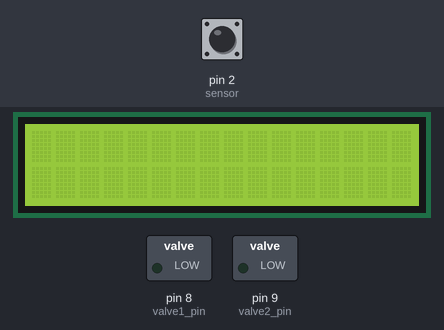
Recording of a sketch running on a simulated Arduino Uno, built with avr-gcc and run on an emulated ATmega328P. On the bench: 16×2 character LCD, switched loads named in the sketch (green lamp = pin HIGH). Dashed ring = blinking. Inputs (shaded band) come from the test bench; at power-on: pin 2 (sensor) HIGH. What the sketch prints to the serial monitor is not drawn.

Above: at 1.2 s.
1.3 s: pin 2 (sensor) driven LOW
At 2.1 s:
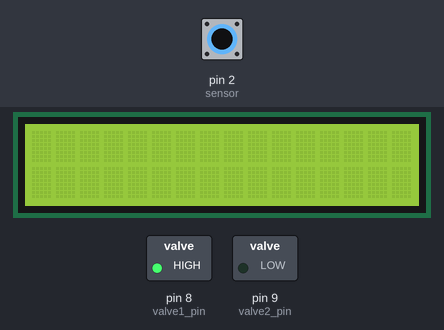
At 3.5 s:
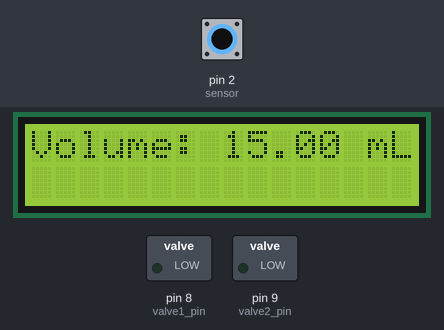
3.8 s: pin 2 (sensor) pulsed HIGH 5 times (0.12 s each, 0.3 s apart)
At 4.2 s:
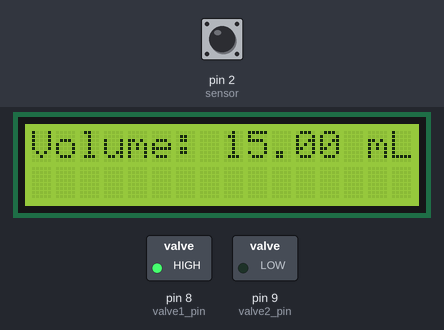
Timing chart, 0 to 36.4 s (numbered marks = the images above; inputs shaded):
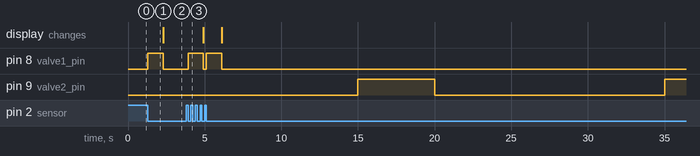

The sketch:

FINAL.ino
```cpp
#include <Servo.h>
#include <LiquidCrystal.h>

  //VARIABLES
  int sensor_out = 0;
  unsigned long time1=millis(); //set up time
  float volume = 0;
  int sensor_out_decision = 2;
  int valve1_pin = 8;
  int valve2_pin = 9;
  const int rs = 12, en = 11, d4 = 5, d5 = 4, d6 = 3, d7 = 6;
  LiquidCrystal lcd(rs, en, d4, d5, d6, d7); // Display


void setup() {
  Serial.begin(9600);
  pinMode(2, INPUT); //sensor
  pinMode(valve1_pin, OUTPUT); //valve 1
  pinMode(valve2_pin, OUTPUT); //valve 2
  lcd.begin(16, 2);// set up the LCD's number of columns and rows

  attachInterrupt(digitalPinToInterrupt(2), interrupt, FALLING);
  }

void interrupt(){
  Serial.println(1);
}


void func_volume_reset(float *volume){
  /*this function will reset the volume to 0 every 30 min. The variable
   volume is a pointer cause we need to modify it)*/
   *volume= 0;
  }


void func_volume(float *volume){
  /*this function will sum the defined volume every time the sensor detects
   liquid. At the end we will print the total volume and compute the ml
   every 30 min   */
   *volume = *volume + 15;
  }


void loop() {
  /*In the main loop all the action of our device will be defined. we setup
  2 variables time1 and time2 to create a timer of 30 min. the switch case
  will consider three cases  */

  unsigned long time2=millis();
  while(time2=millis()<time1 + 15000){
    sensor_out = digitalRead(2);
    if(sensor_out_decision != sensor_out){ //OK-check  sensitivity-
      //Serial.print("enter\n");
      if (sensor_out==0){
       // Serial.print("Option water\n");

        /*if we want the solenoid to allow water to flow,
        set the pin high. When you want the water to stop flowing,
        set the pin low.*/

        digitalWrite(valve1_pin, HIGH);    //Switch Solenoid ON
        delay(1000); // CHECK IN SILICO
        digitalWrite(valve1_pin, LOW);    //Switch Solenoid OFF
        //Serial.print("SUMA VOLUM\n");

        func_volume(&volume);
        lcd.clear();
        lcd.print(String("Volume: ") + String(volume) + String(" mL"));
        lcd.display();
       }

       else{
       // Serial.print("Option air\n");
       }

       sensor_out_decision=sensor_out;

      }
      else{
        //Serial.print("waiting\n");
      }
  }

    /* after the 30 min the while loop will break and thats the moment we will
    print the total value, then reset that variable and open valve 2*/

   // Serial.print("Volum total = \n");
   // Serial.print(volume);
    func_volume_reset(&volume);
    digitalWrite(valve2_pin, HIGH);
    delay(5000);
    digitalWrite(valve2_pin, LOW);

    time1=millis();
}
```

Measured:
- after the input at 1.3 s, pin 8 (valve1_pin): LOW → HIGH at once, → LOW 1.0 s later
- after the input at 3.8 s, pin 8 (valve1_pin): alternates HIGH for 1.0 s and LOW for 0.20 s, 4 changes in all, then stays LOW, starting after 0.12 s
